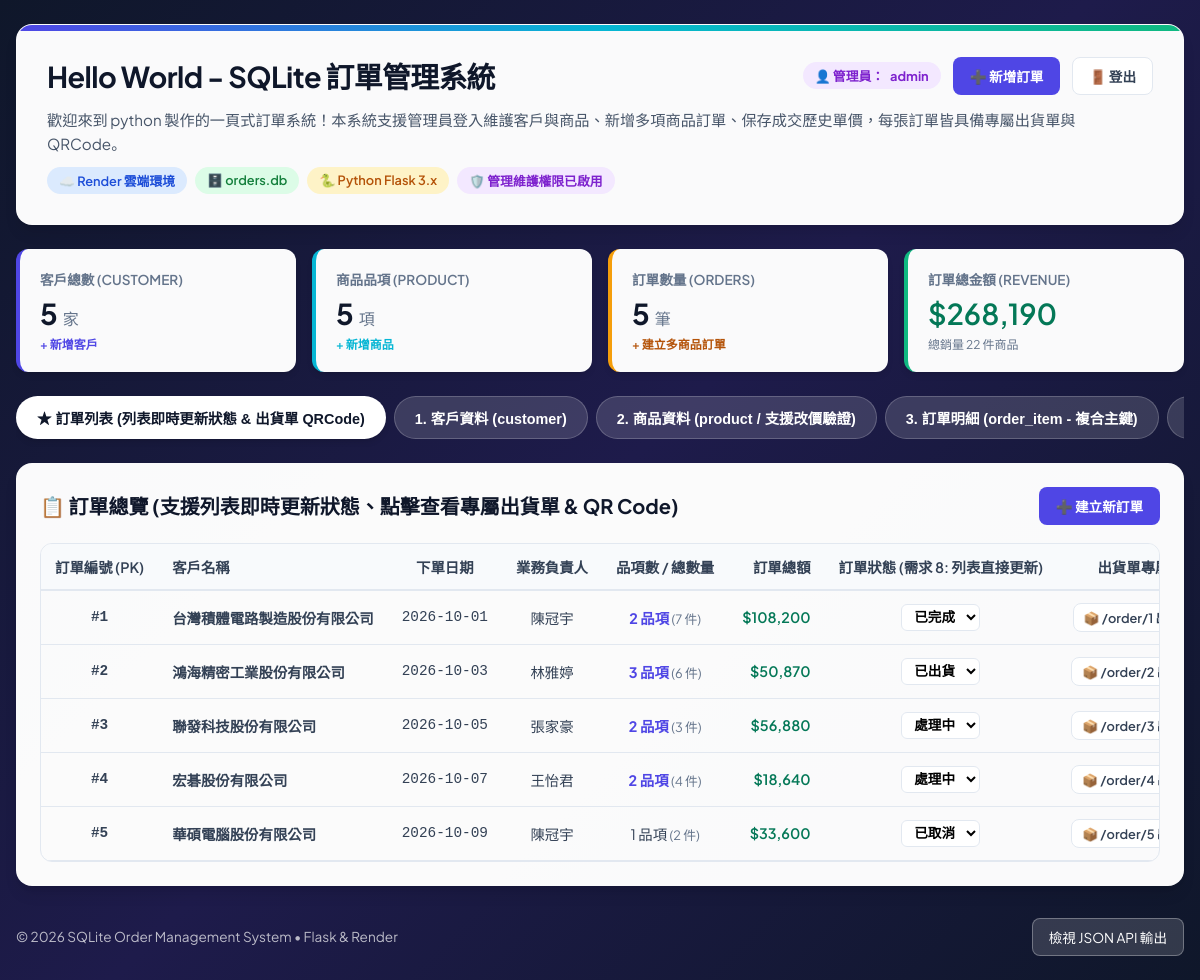
/orders (signed in), run on the app's committed database.
### tables this page shows
CREATE TABLE orders (
        order_id INTEGER PRIMARY KEY AUTOINCREMENT,
        customer_id INTEGER NOT NULL,
        order_date TEXT NOT NULL,
        status TEXT NOT NULL DEFAULT '處理中',
        salesperson TEXT NOT NULL,
        FOREIGN KEY (customer_id) REFERENCES customer(customer_id) ON DELETE RESTRICT
    );

### app.py (the view)
@app.route("/")
@app.route("/orders")
def index():
    ensure_db()
    conn = get_connection()
    cursor = conn.cursor()
    cursor.execute("""
    SELECT customer_id, name, phone, address, created_date
    FROM customer
    ORDER BY customer_id;
    """)
    customers = [dict(r) for r in cursor.fetchall()]
    cursor.execute("""
    SELECT product_id, name, price, stock, category
    FROM product
    ORDER BY product_id;
    """)
    products = [dict(r) for r in cursor.fetchall()]
    cursor.execute("""
    SELECT o.order_id, o.customer_id, c.name AS customer_name, o.order_date, o.status, o.salesperson
    FROM orders o
    JOIN customer c ON o.customer_id = c.customer_id
    ORDER BY o.order_id;
    """)
    orders = [dict(r) for r in cursor.fetchall()]
    cursor.execute("""
    SELECT oi.order_id, oi.product_id, p.name AS product_name, oi.quantity, oi.unit_price, (oi.quantity * oi.unit_price) AS subtotal
    FROM order_item oi
    JOIN product p ON oi.product_id = p.product_id
    ORDER BY oi.order_id, oi.product_id;
    """)
    order_items = [dict(r) for r in cursor.fetchall()]
    cursor.execute("""
    SELECT
        o.order_id,
        c.name AS customer_name,
        o.order_date,
        o.salesperson,
        o.status,
        COUNT(oi.product_id) AS item_count,
        COALESCE(SUM(oi.quantity), 0) AS total_quantity,
        COALESCE(SUM(oi.quantity * oi.unit_price), 0) AS total_amount
    FROM orders o
    JOIN customer c ON o.customer_id = c.customer_id
    LEFT JOIN order_item oi ON o.order_id = oi.order_id
    GROUP BY o.order_id
    ORDER BY o.order_id;
    """)
    order_summary = [dict(r) for r in cursor.fetchall()]
    total_revenue = sum(r["total_amount"] for r in order_summary) if order_summary else 0
    total_qty = sum(r["total_quantity"] for r in order_summary) if order_summary else 0
    conn.close()
    return render_template(
        "index.html",
        customers=customers,
        products=products,
        orders=orders,
        order_items=order_items,
        order_summary=order_summary,
        total_revenue=total_revenue,
        total_qty=total_qty,
        is_admin=bool(session.get("admin")),
    )

### app.py (called while the page is built)
@app.after_request
def set_utf8_encoding(response):
    content_type = response.headers.get("Content-Type", "")
    if "text/html" in content_type and "charset" not in content_type:
        response.headers["Content-Type"] = "text/html; charset=utf-8"
    elif "application/json" in content_type and "charset" not in content_type:
        response.headers["Content-Type"] = "application/json; charset=utf-8"
    return response

def ensure_db():
    if not os.path.exists(DB_PATH):
        init_database(DB_PATH)

### create_db.py (called while the page is built)
def get_connection(db_path=DB_PATH):
    conn = sqlite3.connect(db_path)
    conn.row_factory = sqlite3.Row
    conn.execute("PRAGMA foreign_keys = ON;")
    return conn

### templates/index.html (shortened to what this page needs)
<!DOCTYPE html>
<html lang="zh-Hant">
<head>
</head>
<body>
    <div class="container">
        <header class="header-card">
            <div class="header-top">
                <div class="brand-title">
                    <h1>Hello World - SQLite 訂單管理系統</h1>
                </div>
                <div class="auth-bar">
                    {% if is_admin %}
                        <span class="pill pill-admin">👤 管理員：<strong>{{ session['admin'] }}</strong></span>
                        <a href="/admin/orders/new" class="btn btn-primary">➕ 新增訂單</a>
                        <a href="/logout" class="btn btn-outline">🚪 登出</a>
                    {% else %}
                        <a href="/login" class="btn btn-primary">🔑 管理員登入</a>
                    {% endif %}
                </div>
            </div>
            <p style="color: var(--slate-600); font-size: 0.95rem; line-height: 1.6;">
                歡迎來到 python 製作的一頁式訂單系統！本系統支援管理員登入維護客戶與商品、新增多項商品訂單、保存成交歷史單價，每張訂單皆具備專屬出貨單與 QRCode。
            </p>
            <div class="tag-cloud">
                <span class="pill pill-render">☁️ Render 雲端環境</span>
                <span class="pill pill-sqlite">🗄️ orders.db</span>
                <span class="pill pill-flask">🐍 Python Flask 3.x</span>
                {% if is_admin %}
                <span class="pill pill-admin">🛡️ 管理維護權限已啟用</span>
                {% endif %}
            </div>
        </header>
        <section class="stats-grid">
            <div class="stat-card" style="border-left-color: #4f46e5;">
                <div class="stat-label">客戶總數 (Customer)</div>
                <div class="stat-value">{{ customers|length }} <span style="font-size: 1rem; font-weight: normal; color: #64748b;">家</span></div>
                <div class="stat-sub">
                    {% if is_admin %}<a href="javascript:void(0)" onclick="openModal('modalAddCustomer')" style="color:#4f46e5; text-decoration:none; font-weight:600;">+ 新增客戶</a>{% else %}5 筆繁體中文企業資料{% endif %}
                </div>
            </div>
            <div class="stat-card" style="border-left-color: #06b6d4;">
                <div class="stat-label">商品品項 (Product)</div>
                <div class="stat-value">{{ products|length }} <span style="font-size: 1rem; font-weight: normal; color: #64748b;">項</span></div>
                <div class="stat-sub">
                    {% if is_admin %}<a href="javascript:void(0)" onclick="openModal('modalAddProduct')" style="color:#06b6d4; text-decoration:none; font-weight:600;">+ 新增商品</a>{% else %}單價 CHECK ≥ 0、庫存 CHECK ≥ 0{% endif %}
                </div>
            </div>
            <div class="stat-card" style="border-left-color: #f59e0b;">
                <div class="stat-label">訂單數量 (Orders)</div>
                <div class="stat-value">{{ orders|length }} <span style="font-size: 1rem; font-weight: normal; color: #64748b;">筆</span></div>
                <div class="stat-sub">
                    {% if is_admin %}<a href="/admin/orders/new" style="color:#b45309; text-decoration:none; font-weight:600;">+ 建立多商品訂單</a>{% else %}包含多品項訂單案例{% endif %}
                </div>
            </div>
            <div class="stat-card" style="border-left-color: #10b981;">
                <div class="stat-label">訂單總金額 (Revenue)</div>
                <div class="stat-value text-price">${{ "{:,.0f}".format(total_revenue) }}</div>
                <div class="stat-sub">總銷量 {{ total_qty }} 件商品</div>
            </div>
        </section>
        <nav class="tabs-nav" aria-label="資料表切換">
            <button class="tab-btn active" onclick="switchTab('tab-orders-list')">★ 訂單列表 (列表即時更新狀態 & 出貨單 QRCode)</button>
            <button class="tab-btn" onclick="switchTab('tab-customer')">1. 客戶資料 (customer)</button>
            <button class="tab-btn" onclick="switchTab('tab-product')">2. 商品資料 (product / 支援改價驗證)</button>
            <button class="tab-btn" onclick="switchTab('tab-items')">3. 訂單明細 (order_item - 複合主鍵)</button>
            <button class="tab-btn" onclick="switchTab('tab-rules')">🛡️ 規格與約束驗證說明</button>
        </nav>
        <div id="tab-orders-list" class="tab-content active">
            <div class="content-card">
                <div class="content-header">
                    <div class="content-title">
                        <span>📋 訂單總覽 (支援列表即時更新狀態、點擊查看專屬出貨單 & QR Code)</span>
                    </div>
                    {% if is_admin %}
                    <a href="/admin/orders/new" class="btn btn-primary">➕ 建立新訂單</a>
                    {% endif %}
                </div>
                <div class="table-responsive">
                    <table>
                        <thead>
                            <tr>
                                <th class="col-center">訂單編號 (PK)</th>
                                <th>客戶名稱</th>
                                <th class="col-center">下單日期</th>
                                <th class="col-center">業務負責人</th>
                                <th class="col-center">品項數 / 總數量</th>
                                <th class="col-right">訂單總額</th>
                                <th class="col-center">訂單狀態 (需求 8: 列表直接更新)</th>
                                <th class="col-center">出貨單專屬頁面 (需求 9)</th>
                            </tr>
                        </thead>
                        <tbody>
                            {% for row in order_summary %}
                            <tr>
                                <td class="col-center text-bold text-mono">#{{ row.order_id }}</td>
                                <td class="text-bold">{{ row.customer_name }}</td>
                                <td class="col-center text-mono">{{ row.order_date }}</td>
                                <td class="col-center">{{ row.salesperson }}</td>
                                <td class="col-center">
                                    {% if row.item_count > 1 %}
                                        <span style="color:#4f46e5; font-weight:700;">{{ row.item_count }} 品項</span>
                                    {% else %}
                                        <span>{{ row.item_count }} 品項</span>
                                    {% endif %}
                                    <span style="color:#64748b; font-size:0.8rem;">({{ row.total_quantity }} 件)</span>
                                </td>
                                <td class="col-right text-price">${{ "{:,.0f}".format(row.total_amount) }}</td>
                                <td class="col-center">
                                    <form method="POST" action="/admin/orders/update_status/{{ row.order_id }}" style="margin:0;">
                                        <select name="status" class="status-select" onchange="this.form.submit()" title="直接切換訂單狀態">
                                            <option value="處理中" {% if row.status == '處理中' %}selected{% endif %}>處理中</option>
                                            <option value="已出貨" {% if row.status == '已出貨' %}selected{% endif %}>已出貨</option>
                                            <option value="已完成" {% if row.status == '已完成' %}selected{% endif %}>已完成</option>
                                            <option value="已取消" {% if row.status == '已取消' %}selected{% endif %}>已取消</option>
                                        </select>
                                    </form>
                                </td>
                                <td class="col-center">
                                    <a href="/order/{{ row.order_id }}" class="btn btn-outline" style="padding:4px 10px; font-size:0.8rem;">
                                        📦 /order/{{ row.order_id }} 出貨單 & QR Code
                                    </a>
                                </td>
                            </tr>
                            {% endfor %}
                        </tbody>
                    </table>
                </div>
            </div>
        </div>
        <footer class="footer-bar">
            <div>© 2026 SQLite Order Management System • Flask & Render</div>
            <a href="/api/check" target="_blank" class="btn-api">檢視 JSON API 輸出</a>
        </footer>
    </div>
</body>
</html>

### data on the page
orders: order_id "1", customer_name "台灣積體電路製造股份有限公司", order_date "2026-10-01", salesperson "陳冠宇", item_count "2", total_quantity "7", total_amount "108,200", status "已完成"
orders: order_id "2", customer_name "鴻海精密工業股份有限公司", order_date "2026-10-03", salesperson "林雅婷", item_count "3", total_quantity "6", total_amount "50,870", status "已出貨"
orders: order_id "3", customer_name "聯發科技股份有限公司", order_date "2026-10-05", salesperson "張家豪", item_count "2", total_quantity "3", total_amount "56,880", status "處理中"
orders: order_id "4", customer_name "宏碁股份有限公司", order_date "2026-10-07", salesperson "王怡君", item_count "2", total_quantity "4", total_amount "18,640", status "處理中"
orders: order_id "5", customer_name "華碩電腦股份有限公司", order_date "2026-10-09", salesperson "陳冠宇", item_count "1", total_quantity "2", total_amount "33,600", status "已取消"

### other printed values
{{ session['admin'] }} "admin"
{{ customers|length }} "5"
{{ products|length }} "5"
{{ orders|length }} "5"
{{ "{:,.0f}".format(total_revenue) }} "268,190"
{{ total_qty }} "22"
